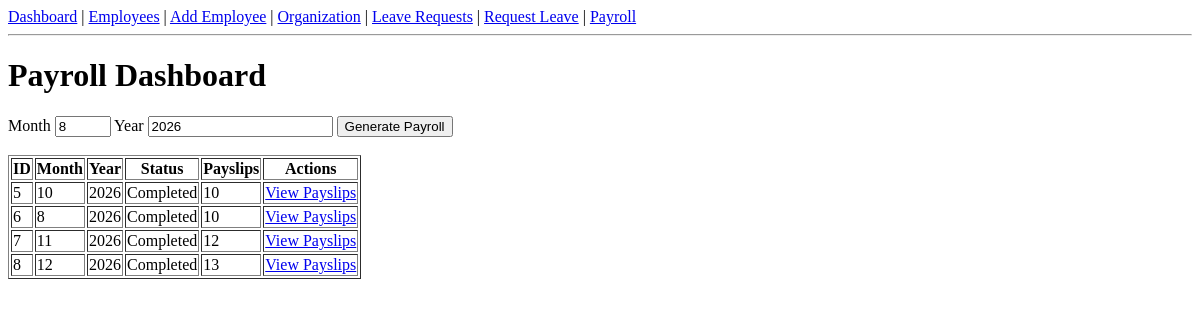
Before: /payroll with the older database file.
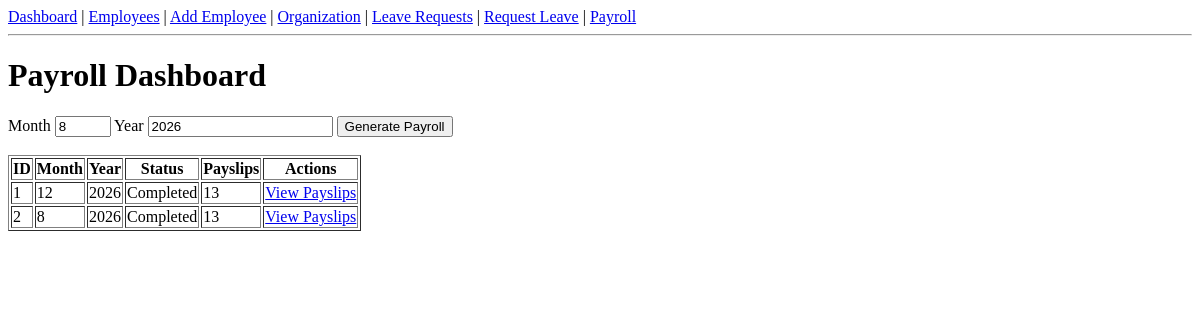
After: the same page with the newer database file.
### models/payroll_run.py (models this page shows)
class PayrollRun(db.Model):
    __tablename__ = "payroll_runs"
    id = db.Column(
        db.Integer,
        primary_key=True
    )
    month = db.Column(
        db.Integer,
        nullable=False
    )
    year = db.Column(
        db.Integer,
        nullable=False
    )
    generated_at = db.Column(
        db.DateTime,
        default=datetime.now
    )
    status = db.Column(
        db.String(20),
        default="Completed"
    )

### routes/payroll_routes.py (the view)
@payroll_bp.route("/payroll")
def payroll_dashboard():
    payroll_runs = PayrollRun.query.all()
    return render_template(
        "payroll_dashboard.html",
        payroll_runs=payroll_runs
    )

### templates/payroll_dashboard.html (shortened to what this page needs)
{% extends "base.html" %}
{% block content %}
<h1>Payroll Dashboard</h1>
<form method="POST" action="{{ url_for('payroll.create_payroll') }}">
    <label>Month</label>
    <input
        type="number"
        name="month"
        min="1"
        max="12"
        value="8"
        required
    >
    <label>Year</label>
    <input
        type="number"
        name="year"
        value="2026"
        required
    >
    <button type="submit">
        Generate Payroll
    </button>
</form>
<br>
{% if payroll_runs %}
<table border="1">
<tr>
    <th>ID</th>
    <th>Month</th>
    <th>Year</th>
    <th>Status</th>
    <th>Payslips</th>
    <th>Actions</th>
</tr>
{% for payroll in payroll_runs %}
<tr>
    <td>{{ payroll.id }}</td>
    <td>{{ payroll.month }}</td>
    <td>{{ payroll.year }}</td>
    <td>{{ payroll.status }}</td>
    <td>
        {{ payroll.payslips|length }}
    </td>
    <td>
        <a href="{{ url_for('payroll.view_payslips', payroll_id=payroll.id) }}">
            View Payslips
        </a>
    </td>
</tr>
{% endfor %}
</table>
{% else %}
<p>No payroll runs found.</p>
{% endif %}
{% endblock %}

Changed rows visible on the page:
removed PayrollRun: id "5", month "10", year "2026", status "Completed", payslips|length "10"
removed PayrollRun: id "6", month "8", year "2026", status "Completed", payslips|length "10"
removed PayrollRun: id "7", month "11", year "2026", status "Completed", payslips|length "12"
removed PayrollRun: id "8", month "12", year "2026", status "Completed", payslips|length "13"
added PayrollRun: id "1", month "12", year "2026", status "Completed", payslips|length "13"
added PayrollRun: id "2", month "8", year "2026", status "Completed", payslips|length "13"
